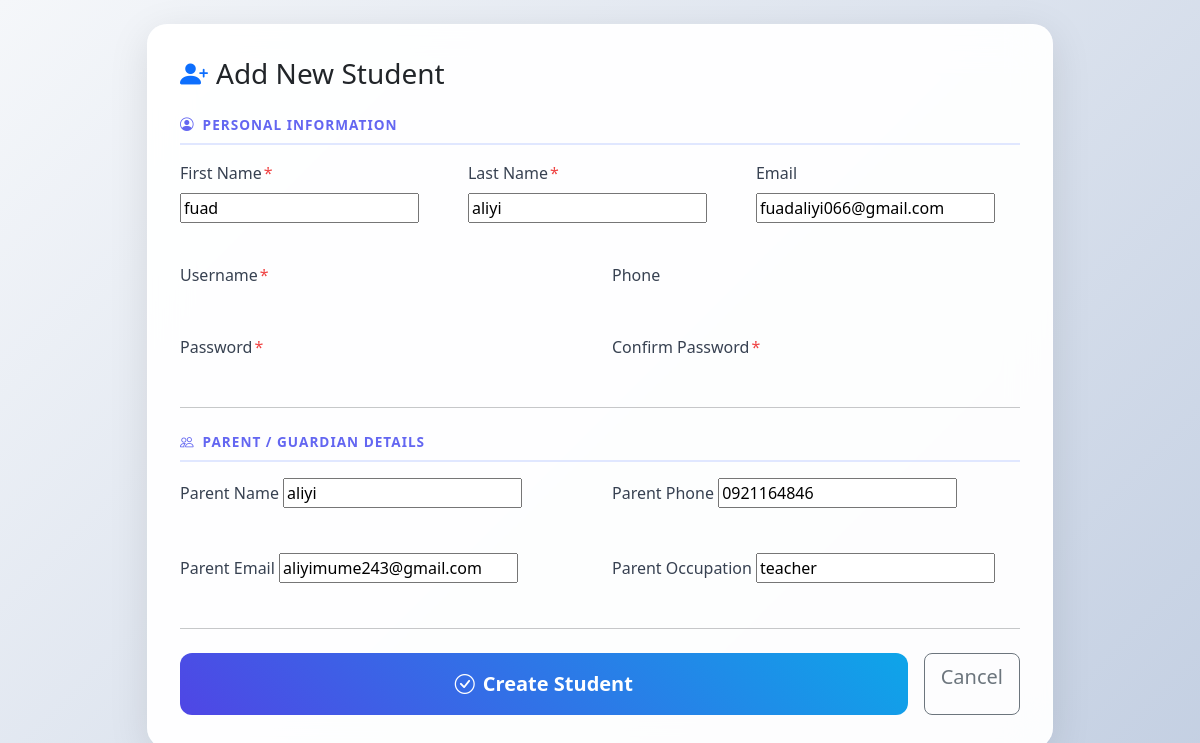
The page /students/1/update/ on the database its author committed.
### accounts/models.py (models this page shows, shortened)
class User(AbstractUser):
    class Role(models.TextChoices):
        ADMIN = 'admin', _('Admin')
        TEACHER = 'teacher', _('Teacher')
        STUDENT = 'student', _('Student')
    role = models.CharField(max_length=20, choices=Role.choices, default=Role.STUDENT)
    phone = models.CharField(max_length=20, blank=True)
    address = models.TextField(blank=True)
    photo = models.ImageField(upload_to='users/', blank=True, null=True)
    date_of_birth = models.DateField(null=True, blank=True)
    created_at = models.DateTimeField(auto_now_add=True)
    updated_at = models.DateTimeField(auto_now=True)
    class Meta:
        verbose_name = _('user')
        verbose_name_plural = _('users')

### students/models.py (models this page shows, shortened)
class Student(models.Model):
    user = models.OneToOneField(settings.AUTH_USER_MODEL, on_delete=models.CASCADE, related_name='student_profile')
    student_id = models.CharField(max_length=20, unique=True)
    class_enrolled = models.ForeignKey(Class, on_delete=models.SET_NULL, null=True, blank=True, related_name='students')
    section = models.ForeignKey(Section, on_delete=models.SET_NULL, null=True, blank=True, related_name='students')
    parent_name = models.CharField(max_length=100, blank=True)
    parent_phone = models.CharField(max_length=20, blank=True)
    parent_email = models.EmailField(blank=True)
    parent_occupation = models.CharField(max_length=100, blank=True)
    emergency_contact = models.CharField(max_length=20, blank=True)
    date_of_admission = models.DateField(auto_now_add=True)
    is_active = models.BooleanField(default=True)
    class Meta:
        ordering = ['student_id']

### students/views.py (the view)
# urls.py: path('<int:pk>/update/', views.StudentUpdateView.as_view(), name='student_update'),
class StudentUpdateView(UpdateView):
    model = Student
    form_class = StudentUpdateForm
    template_name = 'students/student_form.html'
    success_url = reverse_lazy('student_list')

### students/forms.py (shortened to what this page needs)
class StudentUpdateForm(forms.ModelForm):
    first_name = forms.CharField(max_length=30)
    last_name = forms.CharField(max_length=30)
    email = forms.EmailField()
    class Meta:
        model = Student
        fields = ['class_enrolled', 'section', 'parent_name', 'parent_phone', 'parent_email', 'parent_occupation', 'emergency_contact', 'is_active']
    def __init__(self, *args, **kwargs):
        super().__init__(*args, **kwargs)
        if self.instance and self.instance.user:
            self.initial['first_name'] = self.instance.user.first_name
            self.initial['last_name'] = self.instance.user.last_name
            self.initial['email'] = self.instance.user.email

### templates/students/student_form.html (shortened to what this page needs)
{% extends 'base.html' %}
{% block content %}
<div class="container py-4">
    <div class="row justify-content-center">
        <div class="col-lg-10">
            <div class="glass-card">
                <h3 class="mb-4"><i class="bi bi-person-plus-fill me-2 text-primary"></i>Add New Student</h3>
                <form method="post">
                    <div class="section-title">
                        <i class="bi bi-person-circle me-2"></i>Personal Information
                    </div>
                    <div class="row mb-4">
                        <div class="col-md-4 mb-3">
                            <label class="form-label">First Name<span class="required-indicator">*</span></label>
                            {{ form.first_name }}
                        </div>
                        <div class="col-md-4 mb-3">
                            <label class="form-label">Last Name<span class="required-indicator">*</span></label>
                            {{ form.last_name }}
                        </div>
                        <div class="col-md-4 mb-3">
                            <label class="form-label">Email</label>
                            {{ form.email }}
                        </div>
                    </div>
                    <div class="row mb-4">
                        <div class="col-md-6 mb-3">
                            <label class="form-label">Username<span class="required-indicator">*</span></label>
                        </div>
                        <div class="col-md-6 mb-3">
                            <label class="form-label">Phone</label>
                        </div>
                    </div>
                    <div class="row mb-4">
                        <div class="col-md-6 mb-3">
                            <label class="form-label">Password<span class="required-indicator">*</span></label>
                        </div>
                        <div class="col-md-6 mb-3">
                            <label class="form-label">Confirm Password<span class="required-indicator">*</span></label>
                        </div>
                    </div>
                    <hr class="my-4">
                    <div class="section-title">
                        <i class="bi bi-people me-2"></i>Parent / Guardian Details
                    </div>
                    <div class="row mb-4">
                        <div class="col-md-6 mb-3">
                            <label class="form-label">Parent Name</label>
                            {{ form.parent_name }}
                        </div>
                        <div class="col-md-6 mb-3">
                            <label class="form-label">Parent Phone</label>
                            {{ form.parent_phone }}
                        </div>
                    </div>
                    <div class="row mb-4">
                        <div class="col-md-6 mb-3">
                            <label class="form-label">Parent Email</label>
                            {{ form.parent_email }}
                        </div>
                        <div class="col-md-6 mb-3">
                            <label class="form-label">Parent Occupation</label>
                            {{ form.parent_occupation }}
                        </div>
                    </div>
                    <hr class="my-4">
                    <div class="d-flex gap-3">
                        <button type="submit" class="btn btn-gradient btn-lg text-white flex-grow-1">
                            <i class="bi bi-check-circle me-2"></i>Create Student
                        </button>
                        <a href="{% url 'student_list' %}" class="btn btn-outline-secondary btn-lg">
                            Cancel
                        </a>
                    </div>
                </form>
            </div>
        </div>
    </div>
</div>
{% endblock %}

### templates/base.html (style rules this page uses)
body { font-family: 'Segoe UI', system-ui, sans-serif; }

### templates/students/student_form.html (style rules this page uses)
body { background: linear-gradient(135deg, #f5f7fa 0%, #c3cfe2 100%); min-height: 100vh; }
.glass-card { background: rgba(255, 255, 255, 0.95); backdrop-filter: blur(20px); border: 1px solid rgba(255, 255, 255, 0.3); border-radius: 20px; padding: 2rem; box-shadow: 0 10px 40px rgba(0, 0, 0, 0.1); }
.section-title { font-size: 0.85rem; font-weight: 600; text-transform: uppercase; letter-spacing: 1px; color: #6366f1; margin-bottom: 1rem; padding-bottom: 0.5rem; border-bottom: 2px solid #e0e7ff; }
.form-label { font-weight: 500; color: #374151; margin-bottom: 0.5rem; }
.required-indicator { color: #ef4444; margin-left: 2px; }
.btn-gradient { background: linear-gradient(45deg, #4f46e5, #0ea5e9); border: none; border-radius: 12px; padding: 1rem 2rem; font-weight: 600; transition: all 0.3s ease; }

### rows shown on the page
User: first_name "fuad", last_name "aliyi", email "fuadaliyi066@gmail.com"
Student: parent_name "aliyi", parent_phone "0921164846", parent_email "aliyimume243@gmail.com", parent_occupation "teacher"
